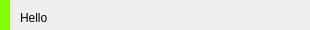
<?xml version="1.0" encoding="UTF-8"?>
<ui version="4.0">
 <class>tablecell</class>
 <widget class="QWidget" name="tablecell">
  <property name="geometry">
   <rect>
    <x>0</x>
    <y>0</y>
    <width>310</width>
    <height>30</height>
   </rect>
  </property>
  <property name="sizePolicy">
   <sizepolicy hsizetype="Fixed" vsizetype="Fixed">
    <horstretch>0</horstretch>
    <verstretch>0</verstretch>
   </sizepolicy>
  </property>
  <property name="windowTitle">
   <string>Form</string>
  </property>
  <widget class="QLabel" name="label">
   <property name="geometry">
    <rect>
     <x>0</x>
     <y>0</y>
     <width>10</width>
     <height>30</height>
    </rect>
   </property>
   <property name="styleSheet">
    <string notr="true">QLabel { background-color: rgb(128, 255, 7) }</string>
   </property>
   <property name="text">
    <string/>
   </property>
  </widget>
  <widget class="QLabel" name="label_2">
   <property name="geometry">
    <rect>
     <x>20</x>
     <y>10</y>
     <width>60</width>
     <height>16</height>
    </rect>
   </property>
   <property name="text">
    <string>Hello</string>
   </property>
  </widget>
 </widget>
 <resources/>
 <connections/>
</ui>
